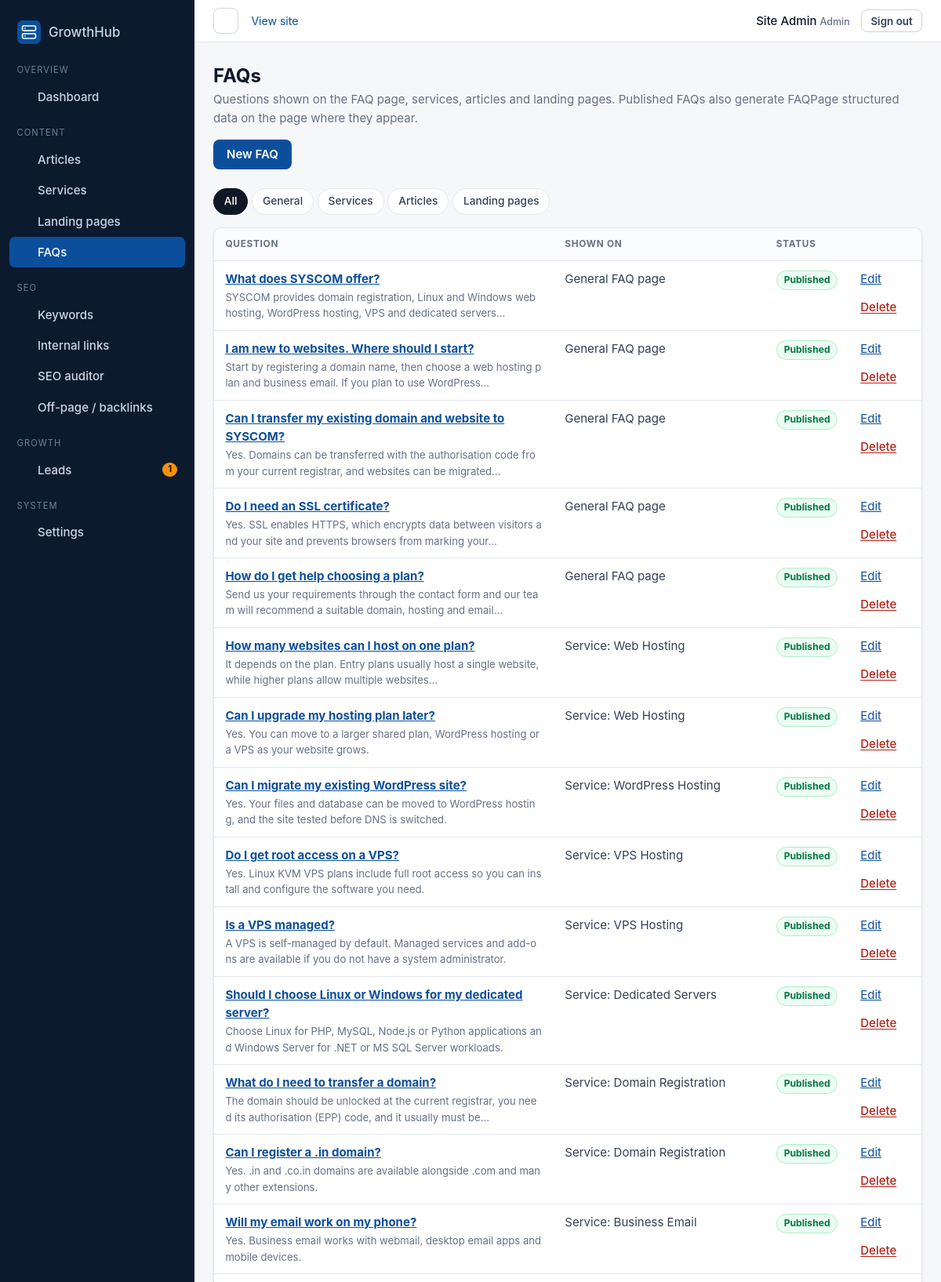
Screenshot of /admin/faqs/index.php (signed in, upper part) with the database file from the repository.
### tables this page shows
CREATE TABLE users (
    id            INT UNSIGNED AUTO_INCREMENT PRIMARY KEY,
    name          VARCHAR(100) NOT NULL,
    email         VARCHAR(190) NOT NULL,
    password_hash VARCHAR(255) NOT NULL,
    role          ENUM('admin', 'editor') NOT NULL DEFAULT 'editor',
    last_login_at DATETIME NULL,
    notifications_seen_at DATETIME NULL,
    created_at    DATETIME NOT NULL DEFAULT CURRENT_TIMESTAMP,
    updated_at    DATETIME NOT NULL DEFAULT CURRENT_TIMESTAMP ON UPDATE CURRENT_TIMESTAMP,
    UNIQUE KEY uq_users_email (email)
);

CREATE TABLE faqs (
    id              INT UNSIGNED AUTO_INCREMENT PRIMARY KEY,
    service_id      INT UNSIGNED NULL,
    post_id         INT UNSIGNED NULL,
    landing_page_id INT UNSIGNED NULL,
    question        VARCHAR(255) NOT NULL,
    answer          TEXT NOT NULL,
    sort_order      SMALLINT NOT NULL DEFAULT 0,
    status          ENUM('draft', 'published') NOT NULL DEFAULT 'published',
    created_at      DATETIME NOT NULL DEFAULT CURRENT_TIMESTAMP,
    updated_at      DATETIME NOT NULL DEFAULT CURRENT_TIMESTAMP ON UPDATE CURRENT_TIMESTAMP,
    KEY idx_faqs_service (service_id, status),
    KEY idx_faqs_post (post_id, status),
    KEY idx_faqs_landing (landing_page_id, status),
    CONSTRAINT fk_faqs_service FOREIGN KEY (service_id)      REFERENCES services (id)      ON DELETE CASCADE,
    CONSTRAINT fk_faqs_post    FOREIGN KEY (post_id)         REFERENCES posts (id)         ON DELETE CASCADE,
    CONSTRAINT fk_faqs_landing FOREIGN KEY (landing_page_id) REFERENCES landing_pages (id) ON DELETE CASCADE
);

CREATE TABLE services (
    id               INT UNSIGNED AUTO_INCREMENT PRIMARY KEY,
    name             VARCHAR(150) NOT NULL,
    slug             VARCHAR(120) NOT NULL,
    icon             VARCHAR(40)  NOT NULL DEFAULT 'server',
    description      VARCHAR(300) NOT NULL,
    content          MEDIUMTEXT   NOT NULL,
    features         TEXT         NULL COMMENT 'One feature per line',
    primary_keyword  VARCHAR(150) NULL,
    external_url     VARCHAR(255) NULL COMMENT 'Matching product page on syscom.co.in',
    benefits         TEXT         NULL COMMENT 'One benefit per line',
    cta_text         VARCHAR(150) NOT NULL DEFAULT 'Talk to our team',
    meta_title       VARCHAR(70)  NULL,
    meta_description VARCHAR(170) NULL,
    canonical_url    VARCHAR(255) NULL COMMENT 'Override only when another URL is the canonical version',
    og_title         VARCHAR(100) NULL,
    og_description   VARCHAR(200) NULL,
    sort_order       SMALLINT     NOT NULL DEFAULT 0,
    status           ENUM('draft', 'published') NOT NULL DEFAULT 'draft',
    created_at       DATETIME NOT NULL DEFAULT CURRENT_TIMESTAMP,
    updated_at       DATETIME NOT NULL DEFAULT CURRENT_TIMESTAMP ON UPDATE CURRENT_TIMESTAMP,
    UNIQUE KEY uq_services_slug (slug),
    KEY idx_services_status_order (status, sort_order)
);

### includes/bootstrap.php (called while the page is built, shortened)
<?php
function config(string $key, $default = null)
{
    $value = $GLOBALS['__config'];
    foreach (explode('.', $key) as $part) {
        $value = $value[$part];
    }
    return $value;
}
require APP_ROOT . '/config/database.php';
require APP_ROOT . '/includes/functions.php';
require APP_ROOT . '/includes/auth.php';
require APP_ROOT . '/includes/ui.php';
require APP_ROOT . '/modules/faqs/faqs.php';

### includes/auth.php (called while the page is built, shortened)
<?php
function current_user(): ?array
{
    static $user = false;
    if ($user !== false) {
        return $user;
    }
    $id = $_SESSION['user_id'] ?? null;
    $user = $id ? db_one('SELECT id, name, email, role FROM users WHERE id = ?', [$id]) : null;
    return $user;
}
function require_admin(array $roles = ['admin', 'editor']): array
{
    $idle = (int) config('session.idle_timeout');
    $user = current_user();
    return $user;
}

### config/database.php (called while the page is built, shortened)
<?php
function db(): PDO
{
    static $pdo = null;
    if ($pdo instanceof PDO) {
        return $pdo;
    }
    $c = config('db');
    $dsn = sprintf('mysql:host=%s;port=%d;dbname=%s;charset=%s', $c['host'], (int) $c['port'], $c['name'], $c['charset']);
    $pdo = new PDO($dsn, $c['user'], $c['pass'], [
        PDO::ATTR_ERRMODE            => PDO::ERRMODE_EXCEPTION,
        PDO::ATTR_DEFAULT_FETCH_MODE => PDO::FETCH_ASSOC,
        PDO::ATTR_EMULATE_PREPARES   => false,
        PDO::ATTR_STRINGIFY_FETCHES  => false,
    ]);
    $pdo->exec("SET time_zone = '+05:30'");
    return $pdo;
}
function db_query(string $sql, array $params = []): PDOStatement
{
    $stmt = db()->prepare($sql);
    $stmt->execute($params);
    return $stmt;
}
function db_one(string $sql, array $params = []): ?array
{
    $row = db_query($sql, $params)->fetch();
    return $row === false ? null : $row;
}
function db_all(string $sql, array $params = []): array
{
    return db_query($sql, $params)->fetchAll();
}
function db_value(string $sql, array $params = [])
{
    $value = db_query($sql, $params)->fetchColumn();
    return $value === false ? null : $value;
}

### admin/_init.php (called while the page is built, shortened)
<?php
require_once __DIR__ . '/../includes/bootstrap.php';
require_once APP_ROOT . '/includes/admin_ui.php';
if (!defined('ADMIN_PUBLIC')) {
    $user = require_admin($ADMIN_ROLES ?? ['admin', 'editor']);
}

### modules/faqs/faqs.php (called while the page is built, shortened)
<?php
function faqs_admin_list(string $owner = ''): array
{
    $where = '';
    return db_all(
        'SELECT f.*, s.name AS service_name, p.title AS post_title, l.title AS landing_title
         FROM faqs f
         LEFT JOIN services s ON s.id = f.service_id
         LEFT JOIN posts p ON p.id = f.post_id
         LEFT JOIN landing_pages l ON l.id = f.landing_page_id' . $where . '
         ORDER BY f.updated_at DESC'
    );
}

### admin/faqs/index.php (the view, shortened to what this page needs)
<?php
require __DIR__ . '/../_init.php';
$owner = input('owner', '', 'get');
$faqs = faqs_admin_list($owner);
$tabs = ['' => 'All', 'general' => 'General', 'service' => 'Services', 'post' => 'Articles', 'landing' => 'Landing pages'];
admin_header('FAQs', 'faqs');
?>
<div class="page-head">
    <div><h1>FAQs</h1><p>Questions shown on the FAQ page, services, articles and landing pages. Published FAQs also generate FAQPage structured data on the page where they appear.</p></div>
    <a class="btn btn-primary" href="<?= e(url('/admin/faqs/edit.php')) ?>">New FAQ</a>
</div>
<nav class="tabs" aria-label="Filter FAQs">
    <?php foreach ($tabs as $key => $label): ?>
        <a href="<?= e(url('/admin/faqs/') . ($key ? '?owner=' . $key : '')) ?>"<?= $owner === $key ? ' aria-current="page"' : '' ?>><?= e($label) ?></a>
    <?php endforeach; ?>
</nav>
<?php if ($faqs): ?>
<div class="table-wrap"><table>
    <thead><tr><th>Question</th><th>Shown on</th><th>Status</th><th><span class="visually-hidden">Actions</span></th></tr></thead>
    <tbody>
    <?php foreach ($faqs as $f):
        $where = $f['service_name'] ? 'Service: ' . $f['service_name'] : ($f['post_title'] ? 'Article: ' . $f['post_title'] : ($f['landing_title'] ? 'Landing: ' . $f['landing_title'] : 'General FAQ page')); ?>
        <tr>
            <td><a href="<?= e(url('/admin/faqs/edit.php?id=' . $f['id'])) ?>"><strong><?= e($f['question']) ?></strong></a><span class="sub"><?= e(str_limit($f['answer'], 120)) ?></span></td>
            <td><?= e(str_limit($where, 60)) ?></td>
            <td><?= status_badge($f['status']) ?></td>
            <td><div class="row-actions">
                <a href="<?= e(url('/admin/faqs/edit.php?id=' . $f['id'])) ?>">Edit</a>
                <?= action_button('', 'Delete', ['id' => $f['id'], 'action' => 'delete'], 'btn-link danger', 'Delete this FAQ?') ?>
            </div></td>
        </tr>
    <?php endforeach; ?>
    </tbody>
</table></div>
<?php else: ?>
    <?= admin_empty('No FAQs here yet.', url('/admin/faqs/edit.php'), 'Add an FAQ') ?>
<?php endif; ?>

### includes/admin_ui.php (shortened to what this page needs)
<?php
function admin_header(string $title, string $active = ''): void
{
    echo render_partial(APP_ROOT . '/admin/partials/layout-top.php', ['title' => $title, 'active' => $active, 'user' => current_user()]);
}
function admin_footer(): void
{
    echo render_partial(APP_ROOT . '/admin/partials/layout-bottom.php');
}
function action_button(string $action, string $label, array $fields = [], string $class = 'btn-link', string $confirm = ''): string
{
    $html = '<form method="post" action="' . e($action) . '" class="inline-form"' . ($confirm ? ' data-confirm="' . e($confirm) . '"' : '') . '>' . csrf_field();
    foreach ($fields as $k => $v) {
        $html .= '<input type="hidden" name="' . e($k) . '" value="' . e($v) . '">';
    }
    return $html . '<button type="submit" class="btn ' . e($class) . '">' . e($label) . '</button></form>';
}

### admin/partials/layout-top.php (shortened to what this page needs)
<?php
$sections = [
    'Overview' => [
        'dashboard' => ['/admin/dashboard.php', 'Dashboard', 'trending'],
    ],
    'Content' => [
        'posts'    => ['/admin/posts/', 'Articles', 'book'],
        'services' => ['/admin/services/', 'Services', 'server'],
        'landing'  => ['/admin/landing-pages/', 'Landing pages', 'zap'],
        'faqs'     => ['/admin/faqs/', 'FAQs', 'headset'],
    ],
    'SEO' => [
        'keywords'  => ['/admin/keywords/', 'Keywords', 'search'],
        'links'     => ['/admin/links/', 'Internal links', 'layers'],
        'audits'    => ['/admin/audits/', 'SEO auditor', 'shield'],
        'backlinks' => ['/admin/backlinks/', 'Off-page / backlinks', 'globe'],
    ],
    'Growth' => [
        'leads' => ['/admin/leads/', 'Leads', 'users'],
    ],
];
if (($user['role'] ?? '') === 'admin') {
    $sections['System'] = ['settings' => ['/admin/settings/', 'Settings', 'cpu']];
}
$newLeads = (int) db_value("SELECT COUNT(*) FROM leads WHERE status = 'new'");
?>
<!doctype html>
<html lang="en">
<head>
    <link rel="stylesheet" href="<?= e(asset('css/admin.css')) ?>">
</head>
<body class="admin">
<div class="admin-shell">
    <aside class="sidebar" id="sidebar">
        <a class="sidebar-brand" href="<?= e(url('/admin/dashboard.php')) ?>">
            <img src="<?= e(url('/assets/images/logo.svg')) ?>" alt="" width="30" height="30">
            <span>GrowthHub</span>
        </a>
        <nav aria-label="Admin">
            <?php foreach ($sections as $heading => $items): ?>
                <p class="nav-heading"><?= e($heading) ?></p>
                <ul>
                    <?php foreach ($items as $key => [$href, $label, $ic]): ?>
                        <li>
                            <a href="<?= e(url($href)) ?>"<?= $active === $key ? ' aria-current="page"' : '' ?>>
                                <?= icon($ic, 'icon icon-sm') ?> <span><?= e($label) ?></span>
                                <?php if ($key === 'leads' && $newLeads > 0): ?><span class="nav-count" title="New leads"><?= $newLeads ?></span><?php endif; ?>
                            </a>
                        </li>
                    <?php endforeach; ?>
                </ul>
            <?php endforeach; ?>
        </nav>
    </aside>
    <div class="admin-body">
        <header class="topbar">
            <button class="btn btn-icon sidebar-toggle" type="button" aria-controls="sidebar" aria-expanded="false">
                <?= icon('menu', 'icon icon-sm') ?><span class="visually-hidden">Toggle navigation</span>
            </button>
            <a class="topbar-site" href="<?= e(url('/')) ?>" target="_blank" rel="noopener">View site <?= icon('external', 'icon icon-xs') ?></a>
            <div class="topbar-user">
                <span><?= e($user['name'] ?? '') ?> <small class="role"><?= e($user['role'] ?? '') ?></small></span>
                <form method="post" action="<?= e(url('/admin/logout.php')) ?>" class="inline-form">
                    <button class="btn btn-sm btn-outline" type="submit">Sign out</button>
                </form>
            </div>
        </header>
        <main id="admin-main" class="admin-main" tabindex="-1">

### includes/functions.php (shortened to what this page needs)
<?php
function e($value): string
{
    return htmlspecialchars((string) ($value ?? ''), ENT_QUOTES | ENT_SUBSTITUTE | ENT_HTML5, 'UTF-8');
}
function base_path(): string
{
    static $path = null;
    if ($path === null) {
        $path = rtrim((string) parse_url(config('app.base_url'), PHP_URL_PATH), '/');
    }
    return $path;
}
function url(string $path = '/'): string
{
    $path = '/' . ltrim($path, '/');
    return base_path() . ($path === '/' ? '/' : $path);
}
function asset(string $path): string
{
    $file = APP_ROOT . '/assets/' . ltrim($path, '/');
    $version = is_file($file) ? filemtime($file) : 0;
    return url('/assets/' . ltrim($path, '/')) . '?v=' . $version;
}
function input(string $key, string $default = '', string $source = 'post'): string
{
    $bag = $source === 'get' ? $_GET : $_POST;
    $value = $bag[$key] ?? $default;
    return is_string($value) ? trim($value) : $default;
}
function str_limit(string $text, int $limit, string $end = '…'): string
{
    $text = trim(preg_replace('/\s+/', ' ', $text));
    if (mb_strlen($text) <= $limit) {
        return $text;
    }
    $cut = mb_substr($text, 0, $limit - mb_strlen($end));
    $space = mb_strrpos($cut, ' ');
    if ($space !== false && $space > $limit * 0.6) {
        $cut = mb_substr($cut, 0, $space);
    }
    return rtrim($cut, " ,.;:-") . $end;
}
function render_partial(string $file, array $vars = []): string
{
    extract($vars, EXTR_SKIP);
    require $file;
    return (string) ob_get_clean();
}
function status_badge(string $status): string
{
    $map = [
        'published' => 'success', 'live' => 'success', 'active' => 'success', 'won' => 'success', 'mapped' => 'success',
        'draft' => 'muted', 'paused' => 'muted', 'closed' => 'muted', 'inactive' => 'muted', 'archived' => 'muted',
        'new' => 'info', 'opportunity' => 'info', 'researching' => 'info',
        'pending' => 'warning', 'submitted' => 'warning', 'contacted' => 'warning', 'qualified' => 'warning', 'targeting' => 'warning',
        'rejected' => 'danger', 'lost' => 'danger', 'spam' => 'danger',
    ];
    $tone = $map[strtolower($status)] ?? 'muted';
    return '<span class="badge badge-' . $tone . '">' . e(ucfirst($status)) . '</span>';
}

### rows the page displays
users: name "Site Admin", role "Admin"
faqs: question "What does SYSCOM offer?", answer "SYSCOM provides domain registration, Linux and Windows web hosting, WordPress hosting, VPS and dedicated servers…", where "General FAQ page", status "Published"
faqs: question "I am new to websites. Where should I start?", answer "Start by registering a domain name, then choose a web hosting plan and business email. If you plan to use WordPress…", where "General FAQ page", status "Published"
faqs: question "Can I transfer my existing domain and website to SYSCOM?", answer "Yes. Domains can be transferred with the authorisation code from your current registrar, and websites can be migrated…", where "General FAQ page", status "Published"
faqs: question "Do I need an SSL certificate?", answer "Yes. SSL enables HTTPS, which encrypts data between visitors and your site and prevents browsers from marking your…", where "General FAQ page", status "Published"
faqs: question "How do I get help choosing a plan?", answer "Send us your requirements through the contact form and our team will recommend a suitable domain, hosting and email…", where "General FAQ page", status "Published"
faqs: question "How many websites can I host on one plan?", answer "It depends on the plan. Entry plans usually host a single website, while higher plans allow multiple websites…", service.name "Service: Web Hosting", status "Published"
faqs: question "Can I upgrade my hosting plan later?", answer "Yes. You can move to a larger shared plan, WordPress hosting or a VPS as your website grows.", service.name "Service: Web Hosting", status "Published"
faqs: question "Can I migrate my existing WordPress site?", answer "Yes. Your files and database can be moved to WordPress hosting, and the site tested before DNS is switched.", service.name "Service: WordPress Hosting", status "Published"
faqs: question "Do I get root access on a VPS?", answer "Yes. Linux KVM VPS plans include full root access so you can install and configure the software you need.", service.name "Service: VPS Hosting", status "Published"
faqs: question "Is a VPS managed?", answer "A VPS is self-managed by default. Managed services and add-ons are available if you do not have a system administrator.", service.name "Service: VPS Hosting", status "Published"
faqs: question "Should I choose Linux or Windows for my dedicated server?", answer "Choose Linux for PHP, MySQL, Node.js or Python applications and Windows Server for .NET or MS SQL Server workloads.", service.name "Service: Dedicated Servers", status "Published"
faqs: question "What do I need to transfer a domain?", answer "The domain should be unlocked at the current registrar, you need its authorisation (EPP) code, and it usually must be…", service.name "Service: Domain Registration", status "Published"
faqs: question "Can I register a .in domain?", answer "Yes. .in and .co.in domains are available alongside .com and many other extensions.", service.name "Service: Domain Registration", status "Published"
faqs: question "Will my email work on my phone?", answer "Yes. Business email works with webmail, desktop email apps and mobile devices.", service.name "Service: Business Email", status "Published"

### other values shown
$heading "OVERVIEW"
$label "Dashboard"
$heading "CONTENT"
$label "Articles"
$label "Services"
$label "Landing pages"
$label "FAQs"
$heading "SEO"
$label "Keywords"
$label "Internal links"
$label "SEO auditor"
$label "Off-page / backlinks"
$heading "GROWTH"
$label "Leads"
$newLeads "1"
